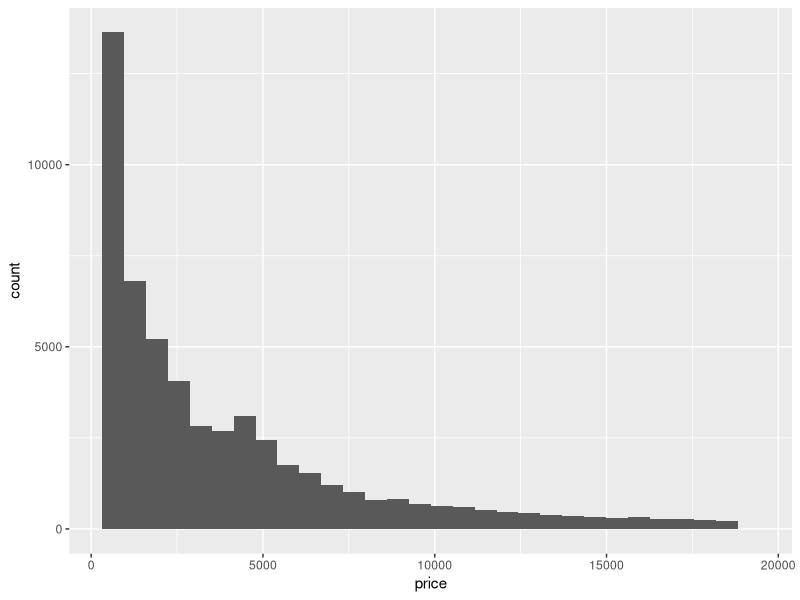
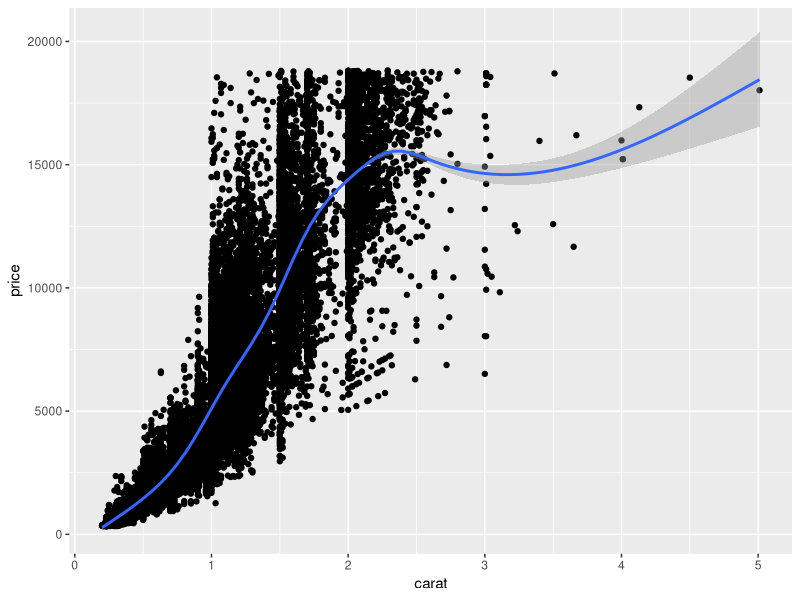
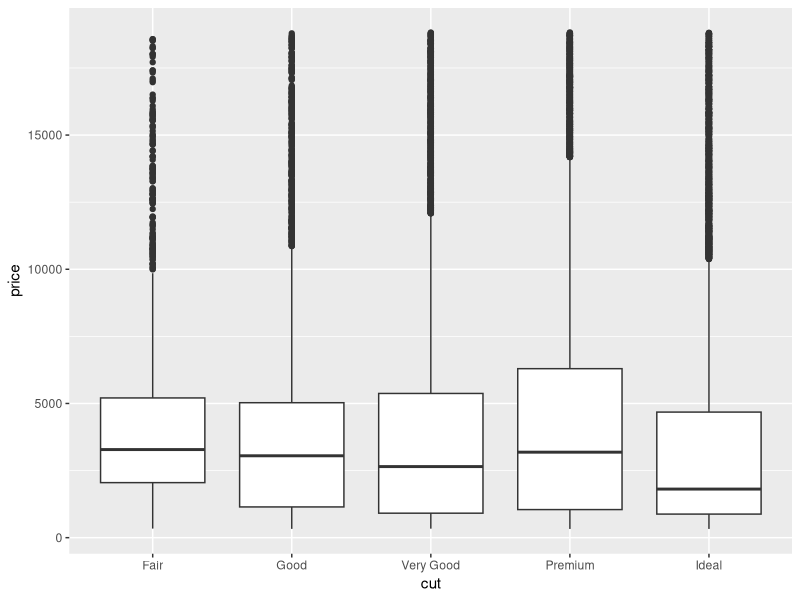
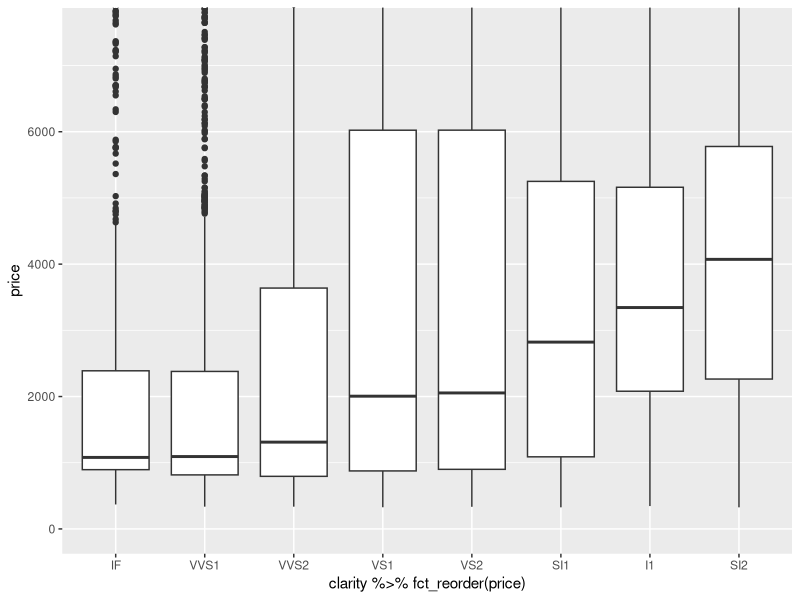
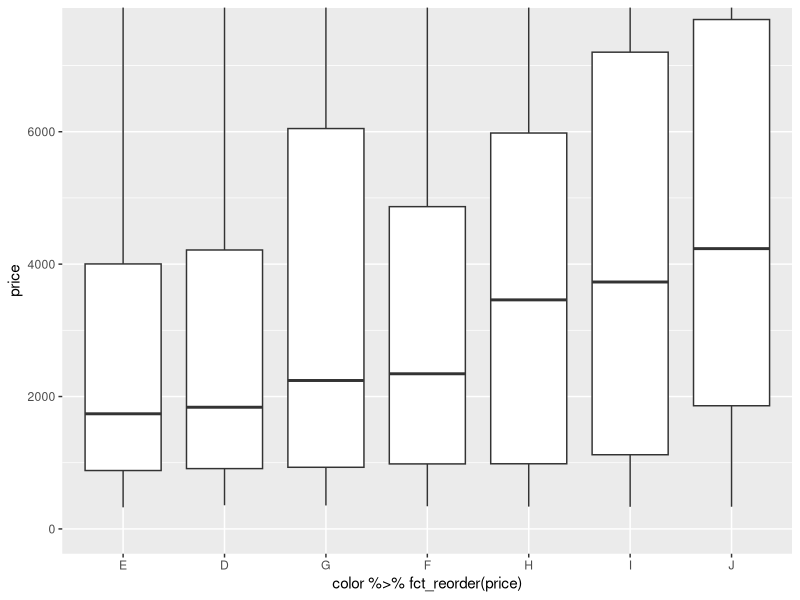
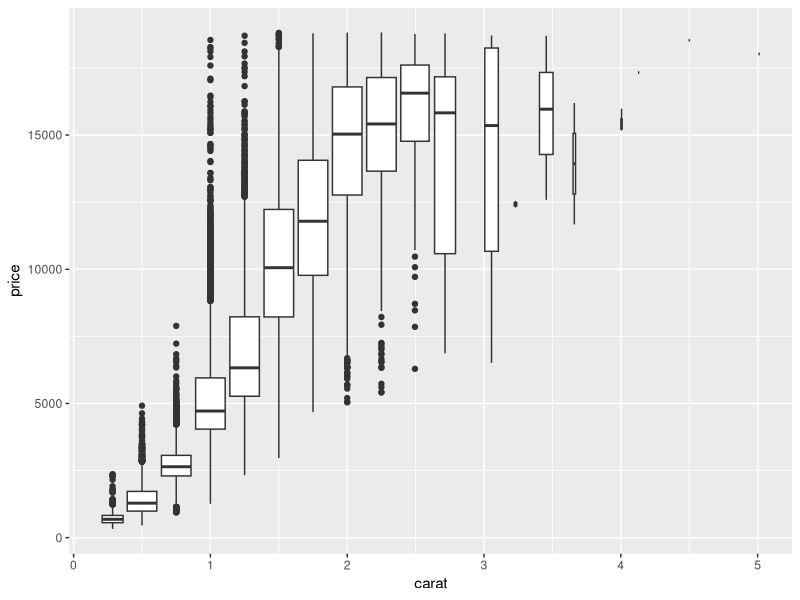
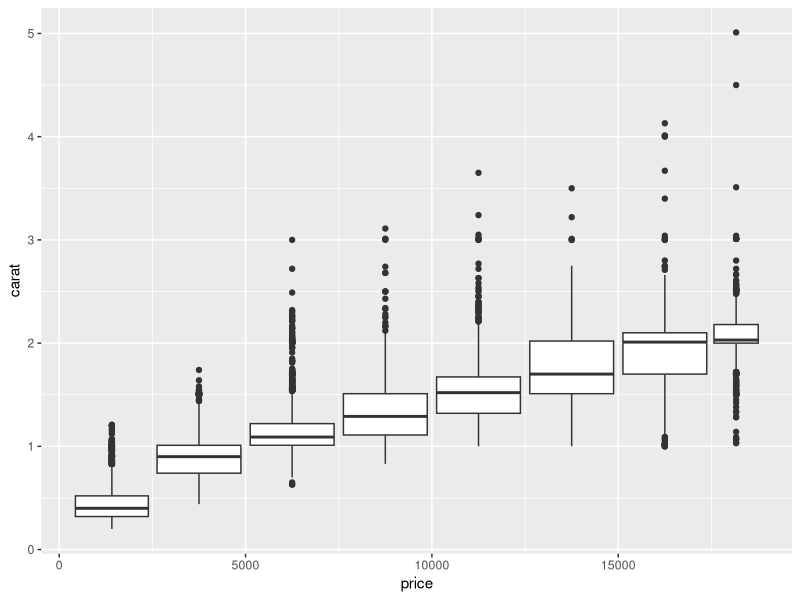
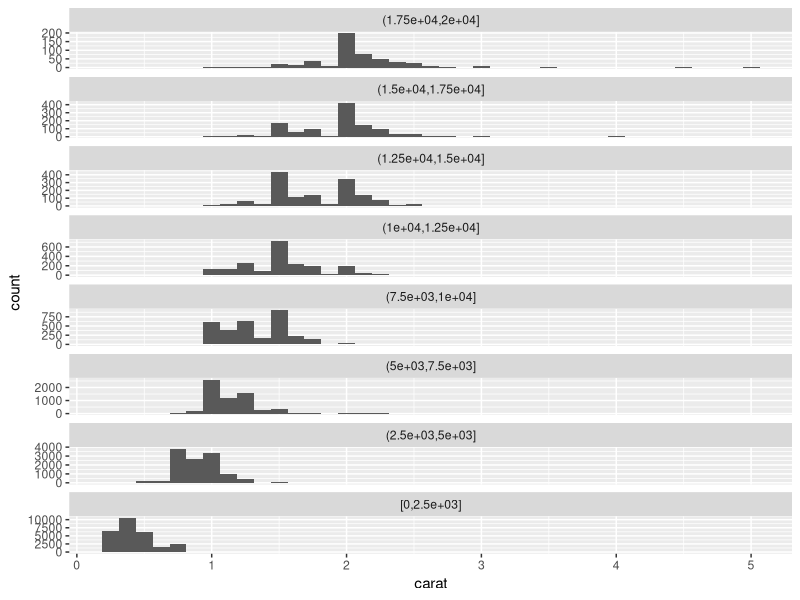

Here is the R script that generated these plots, in order:

library(tidyverse)

# Q1: Explore the distribution of price. Do you discover anything unusual or surprising? (Hint: Carefully think about the binwidth and make sure you try a wide range of values.)

ggplot(data = diamonds) + geom_histogram(mapping = aes(x = price))

# Most diamonds are low price.

# Q2: Which of the 4Cs (carat, cut, clarity, color) is most important for predicting the price of a diamond?

ggplot(diamonds, aes(x = carat, y = price)) +
  geom_point() + 
  geom_smooth()

ggplot(diamonds, aes(x = cut, y = price)) +
  geom_boxplot()

ggplot(diamonds, aes(x = clarity %>% fct_reorder(price), y = price)) +
  geom_boxplot() + 
  coord_cartesian(ylim = c(0, 7500))

ggplot(diamonds, aes(x = color %>% fct_reorder(price), y = price)) +
  geom_boxplot() + 
  coord_cartesian(ylim = c(0, 7500))

diamonds %>%
  ggplot(mapping = aes(x = carat, y = price)) +
  geom_boxplot(mapping = aes(group = cut_width(carat, .25)))

# Q3: Plot the distribution of carat across various price bins using the geom_boxplot() and geom_histogram() functions. For the latter, leverage the facet_wrap() function.

diamonds %>%
  ggplot(mapping = aes(x = price, y = carat)) +
  geom_boxplot(
    mapping = aes(group = price %>% cut_width(width = 2500, center = 1250))
  )

diamonds %>%
  mutate(
    price_binned = price %>% 
      cut_width(width = 2500, center = 1250) %>% 
      fct_relevel(rev)
  ) %>% 
  ggplot(mapping = aes(x = carat)) +
  geom_histogram(binwidth = .125 , center = 0, show.legend = FALSE) +
  facet_wrap(~price_binned, scales = "free_y", ncol = 1)

# There is a curvilinear relationship between carat and price. 